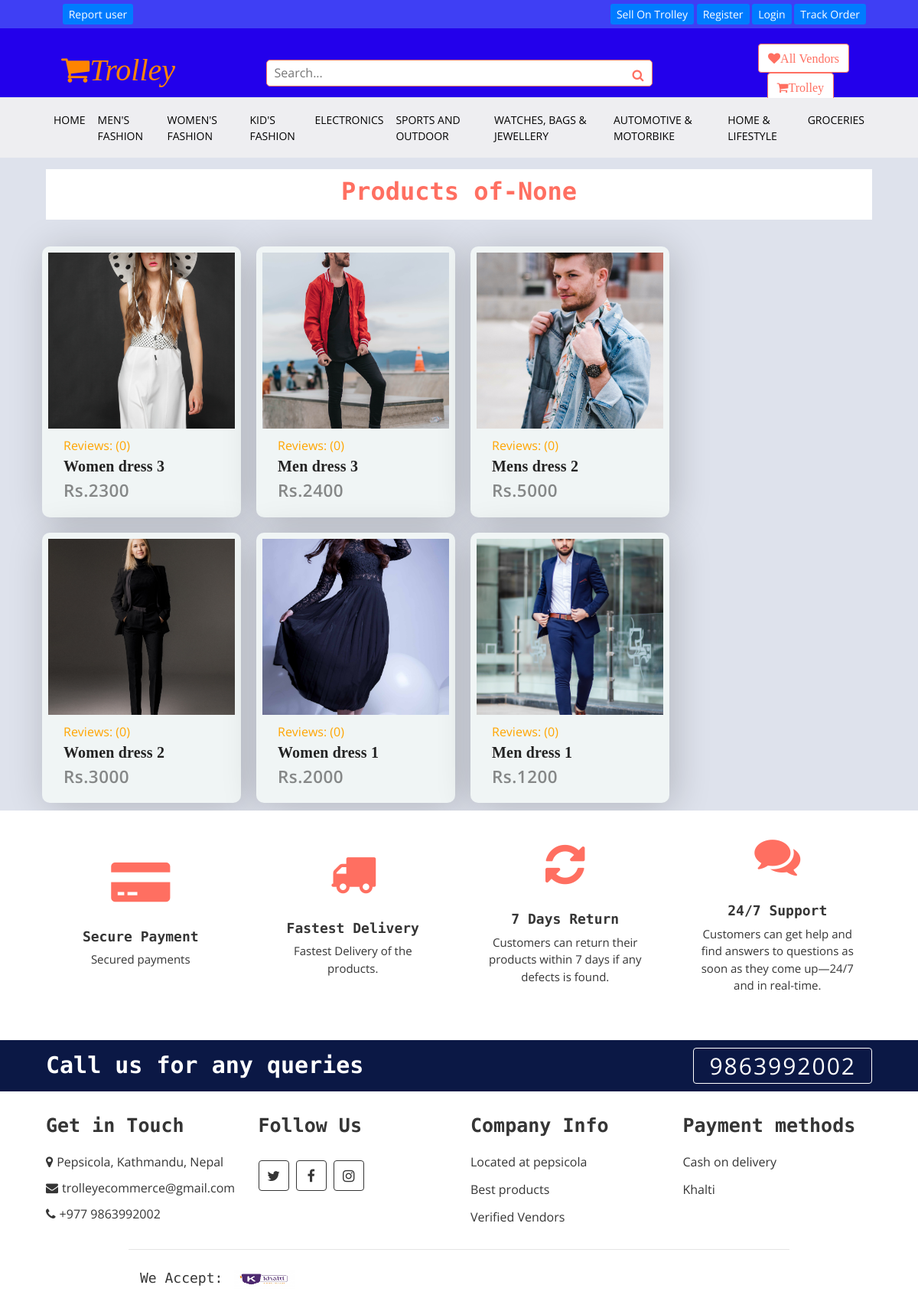
The app's page /vendor/1 with its own data.
### product/models.py (models this page shows, shortened)
class Category(models.Model):
    title = models.CharField(max_length=50)
    slug = models.SlugField(max_length=55)
    ordering = models.IntegerField(default=0)
    class Meta:
        ordering = ["ordering"]

class Product(models.Model):
    Availability = (("In Stock", "In Stock"), ("Out of Stock", "Out of Stock"))
    category = models.ForeignKey(
        Category, related_name="products", on_delete=models.CASCADE
    )
    vendor = models.ForeignKey(
        MyUser, related_name="products", on_delete=models.CASCADE
    )
    title = models.CharField(max_length=50)
    slug = models.SlugField(max_length=55)
    description = models.TextField(blank=True, null=True)
    price = models.PositiveBigIntegerField()
    added_date = models.DateTimeField(auto_now_add=True)
    image = models.ImageField(upload_to="uploads/", blank=True, null=True)
    Availability = models.CharField(choices=Availability, null=True, max_length=150)
    thumbnail = models.ImageField(
        upload_to="uploads/", blank=True, null=True
    )  # Change uploads to thumbnails
    class Meta:
        ordering = ["-added_date"]
    def countReview(self):
        reviews = ReviewRating.objects.filter(product=self, status=True).aggregate(
            count=Count("id")
        )
        count = 0
        if reviews["count"] is not None:
            count = int(reviews["count"])
        return count

### accounts/models.py (models this page shows, shortened)
class MyUser(AbstractBaseUser):
    email = models.EmailField(
        verbose_name="email address",
        max_length=255,
        unique=True,
    )
    username = models.CharField(
        verbose_name="user name",
        max_length=20,
        unique=True,
    )
    date_of_birth = models.DateField()
    first_name = models.CharField(max_length=255, blank=True)
    last_name = models.CharField(max_length=255, blank=True)
    address = models.CharField(max_length=255, blank=True)
    phone_number = models.BigIntegerField(null=True, blank=True)
    VatPan_number = models.BigIntegerField(null=True, blank=True)
    OwnerProof = models.ImageField(upload_to="seller/%y/%m/", blank=True, null=True)
    shop_name = models.CharField(max_length=255, blank=True, null=True)
    is_email_verified = models.BooleanField(default=False)
    is_profile_verified = models.BooleanField(default=False)
    is_customer = models.BooleanField(default=False)
    is_seller = models.BooleanField(default=False)
    is_active = models.BooleanField(default=True)
    is_admin = models.BooleanField(default=False)
    objects = MyUserManager()
    USERNAME_FIELD = "email"
    REQUIRED_FIELDS = ["date_of_birth", "username"]

### vendor/views.py (the view)
# urls.py: path("vendor/", include("vendor.urls")),
def vendor(request, vendor_id):
    vendor = get_object_or_404(MyUser, pk=vendor_id)
    return render(request, "vendor/vendor.html", {"vendor": vendor})

### templates/vendor/vendor.html (shortened to what this page needs)
{% extends 'core/base.html' %}
{% block content %}
<div class="featured-product product">
    <div class="container-fluid">
        <div class="section-header">
            <h2 class="is-size-3" style="text-align:center;">Products of-{{vendor.shop_name}}</h2>
        </div>
    </div>
</div>
        <div class="container-fluid">
            <div class="row">
            {% for product in vendor.products.all %}
            {% include 'product/parts/list_item.html' %}
            {% endfor %}
            </div>
        </div>
{% endblock content %}

### templates/core/base.html (shortened to what this page needs)
{% load static %}
<!DOCTYPE html>
<html lang="en">
<head>
    <link rel="stylesheet" href="https://cdnjs.cloudflare.com/ajax/libs/font-awesome/4.7.0/css/font-awesome.min.css">
  <link rel="stylesheet" href="https://cdnjs.cloudflare.com/ajax/libs/animate.css/4.1.1/animate.min.css" />
    <link rel="stylesheet" href="{% static 'css/bootstrap.css' %}">
    <link rel="stylesheet" href="{% static 'css/mains.css' %}">
</head>
<body>
    <div class="top-bar">
         <div class="container-fluid">
             <div class="row">
                 <div class="col-sm-6">
                            <a class="btn-primary btn-sm" href="{% url 'accounts:report_user' %}">Report user</a></li>
                  </div>
                    <div class="col-sm-6">
                            {% if request.user.is_authenticated and user.is_seller%}
                            <a class="fa fa-user btn-primary btn-sm" href="{% url 'vendor:vendor-admin'%}"> My Account</a>
                            {% else %}
                            <a class="btn-primary btn-sm" href="{% url 'accounts:seller_register' %}">Sell On Trolley</a>
                            {% if request.user.is_authenticated and user.is_customer%}
                            <a class="fa fa-user btn-primary btn-sm" href="{% url 'accounts:cust-panel'%}"> My Account</a>
                            {% else %}
                            <a class="btn-primary btn-sm" href="{% url 'accounts:customer_register' %}">Register</a>
                            <a class="btn-primary btn-sm" href="{% url 'accounts:login' %}">Login</a>
                            {% endif %}
                            {% endif %}
                            <a class="btn-primary btn-sm" href="{% url 'order:tracker' %}">Track Order</a></li>
                        </div>
                    </div>
                </div>
     </div>
        <div class="bottom-bar">
            <div class="container-fluid">
                <div class="row align-items-center">
                    <div class="col-md-3">
                        <div class="logo-holder logo-4 " >
                            <a href="{% url 'core:home' %}">
                                      <h3><span class="fa fa-shopping-cart"></span>Trolley</h3>
                            </a>
                        </div>
                    </div>
                    <div class="col-md-6">
                        <form method="get" action="{% url 'product:search' %}">
                        <div class="search">
                            <input type="text" name="query" id="" class="input" placeholder="Search...">
                            <button><i class="fa fa-search"></i></button>
                        </div>
                    </form>
                    </div>
                    <div class="col-md-3">
                        <div class="user">
                            <a href="{% url 'vendor:vendors' %}" class="btn wishlist">
                                <i class="fa fa-heart">All Vendors</i>
                            </a>
                            <a href="{% url 'cart:cart' %}" class="btn cart">
                                <i class="fa fa-shopping-cart">Trolley</i>
                            </a>
                        </div>
                    </div>
                </div>
            </div>
        </div>
                    <div class="nav">
                        <div class="container-fluid">
                            <nav class="navbar navbar-expand-md bg-dark navbar-dark">
                                <div class="collapse navbar-collapse" id="navbarCollapse">
                                    <div class="navbar-nav mr-auto">
                                        <a href="{% url 'core:home' %}" class="nav-item nav-link btn-outline-primary ">Home</a>
                                        {% for category in categories %}
                                        <a class="nav-item nav-link btn-outline-primary" href="{% url 'product:category' category.slug %}">
                                            {{category.title}}
                                        </a>
                                        {% endfor %}
                                    </div>
                                </div>
                            </nav>
                        </div>
                    </div>
                    {% block content %}{% endblock content %}
        <div class="feature">
            <div class="container-fluid">
                <div class="row align-items-center">
                    <div class="col-lg-3 col-md-6 feature-col">
                        <div class="trolley-features">
                            <i class="fa fa-credit-card-alt "></i>
                            <h2>Secure Payment</h2>
                            <p>
                                Secured payments
                            </p>
                        </div>
                    </div>
                    <div class="col-lg-3 col-md-6 feature-col">
                        <div class="trolley-features">
                            <i class="fa fa-truck"></i>
                            <h2>Fastest Delivery</h2>
                            <p>
                                Fastest Delivery of the products.
                            </p>
                        </div>
                    </div>
                    <div class="col-lg-3 col-md-6 feature-col">
                        <div class="trolley-features">
                            <i class="fa fa-refresh "></i>
                            <h2>7 Days Return</h2>
                            <p>
                                Customers can return their products within 7 days if any defects is found.
                            </p>
                        </div>
                    </div>
                    <div class="col-lg-3 col-md-6 feature-col">
                        <div class="trolley-features">
                            <i class="fa fa-comments"></i>
                            <h2>24/7 Support</h2>
                            <p>
                                Customers can get help and find answers to questions as soon as they come up—24/7 and in real-time.
                            </p>
                        </div>
                    </div>
                </div>
            </div>
        </div>
                <div class="call-to-action">
                    <div class="container-fluid">
                        <div class="row align-items-center">
                            <div class="col-md-6">
                                <h1>Call us for any queries</h1>
                            </div>
                            <div class="col-md-6">
                                <a href="tel:9863992002">9863992002</a>
                            </div>
                        </div>
                    </div>
                </div>
        <div class="footer">
            <div class="container-fluid">
                <div class="row">
                    <div class="col-lg-3 col-md-6">
                        <div class="footer-widget">
                            <h2>Get in Touch</h2>
                            <div class="contact-info">
                                <p><i class="fa fa-map-marker"></i>Pepsicola, Kathmandu, Nepal</p>
                                <p><i class="fa fa-envelope"></i>trolleyecommerce@gmail.com</p>
                                <p><i class="fa fa-phone"></i>+977 9863992002</p>
                            </div>
                        </div>
                    </div>
                    <div class="col-lg-3 col-md-6">
                        <div class="footer-widget">
                            <h2>Follow Us</h2>
                            <div class="contact-info">
                                <div class="social">
                                    <a href=""><i class="fa fa-twitter"></i></a>
                                    <a href=""><i class="fa fa-facebook-f"></i></a>
                                    <a href=""><i class="fa fa-instagram"></i></a>
                                </div>
                            </div>
                        </div>
                    </div>
                    <div class="col-lg-3 col-md-6">
                        <div class="footer-widget">
                            <h2>Company Info</h2>
                            <ul>
                                <li>Located at pepsicola</li>
                                <li>Best products</li>
                                <li>Verified Vendors</a></li>
                            </ul>
                        </div>
                    </div>
                    <div class="col-lg-3 col-md-6">
                        <div class="footer-widget">
                            <h2>Payment methods</h2>
                            <ul>
                                <li>Cash on delivery</li>
                                <li>Khalti</li>
                            </ul>
                        </div>
                    </div>
                </div>
                <div class="row payment align-items-center">
                    <div class="col-md-6">
                        <div class="payment-method">
                            <h2>We Accept:</h2>
                            <img
                            src="{% static 'img/Khalti.png' %}"
                            alt="Payment Method"/ width="80" height="300">
                        </div>
                    </div>
                </div>
            </div>
        </div>
</body>
</html>

### templates/product/parts/list_item.html (shortened to what this page needs)
<html>
    <head>
</head>
<body>
        <div class="box">
          <div class="slide-img">
            <img src="{{ product.image.url}}" alt="{{product.title}}">
          </div>
          <div class="detail-box">
            <div class="type">
              <h8 style="color:orange;">Reviews: ({{product.countReview}})</h8>
              <h7 href="#">{{product.title}}</h7>
              <span class="price">Rs.{{product.price}}</span>
            </div>
          </div>
        </div>
</body>
</html>

### records on screen
Category: title "MEN'S FASHION"
Category: title "WOMEN'S FASHION"
Category: title "KID'S FASHION"
Category: title "ELECTRONICS"
Category: title "SPORTS AND OUTDOOR"
Category: title "WATCHES, BAGS & JEWELLERY"
Category: title "AUTOMOTIVE & MOTORBIKE"
Category: title "HOME & LIFESTYLE"
Category: title "GROCERIES"
MyUser: shop_name "None"
Product: image (picture), countReview "0", title "Women dress 3", price "2300"
Product: image (picture), countReview "0", title "Men dress 3", price "2400"
Product: image (picture), countReview "0", title "Mens dress 2", price "5000"
Product: image (picture), countReview "0", title "Women dress 2", price "3000"
Product: image (picture), countReview "0", title "Women dress 1", price "2000"
Product: image (picture), countReview "0", title "Men dress 1", price "1200"
